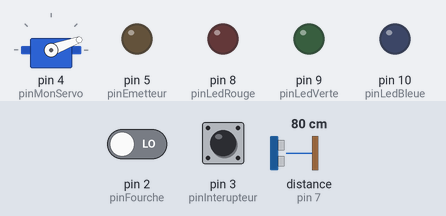
A sketch run on a simulated Arduino Uno, built with avr-gcc and run on an emulated ATmega328P. On the bench: servo, output pins drawn as LEDs (lit = HIGH). Wiring (inferred from the names in the program): ultrasonic range finder: trigger pin 6; echo pin 7. The inputs (shaded band) are chosen by the test bench; at power-on: distance to the obstacle (sensor on pin 7) 80 cm, pin 2 (pinFourche) LOW, pin 3 (pinInterupteur) LOW. The echo pulse lasts 58.3 µs per cm; pins used as bus, display or sensor lines are not drawn.

Above: at 1.2 s.
1.3 s: distance to the obstacle (sensor on pin 7) set to 12 cm
2.8 s: distance to the obstacle (sensor on pin 7) set to 9 cm
At 4.57 s:
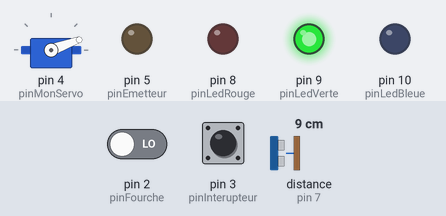
5.8 s: pin 2 (pinFourche) driven HIGH
At 6.71 s:
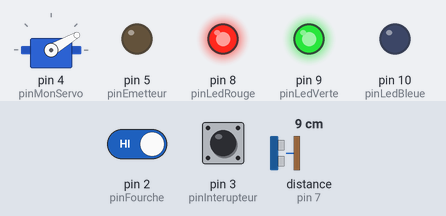
8.8 s: distance to the obstacle (sensor on pin 7) set to 18 cm
At 11.3 s:
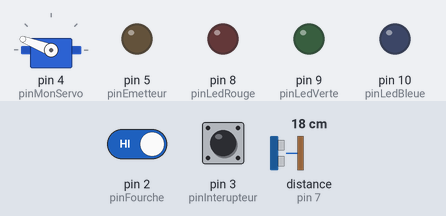
11.8 s: pin 3 (pinInterupteur) pulled HIGH for 0.25 s
At 12.0 s:
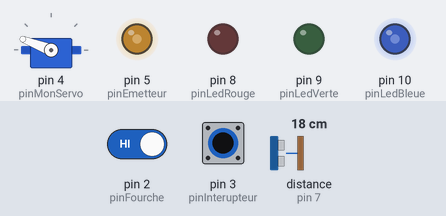
14.8 s: pin 2 (pinFourche) driven LOW
At 15.05 s:
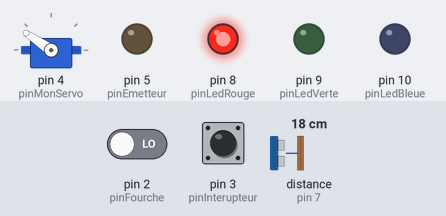
Timing chart, 0 to 18.8 s (numbered marks = the images above; inputs shaded):
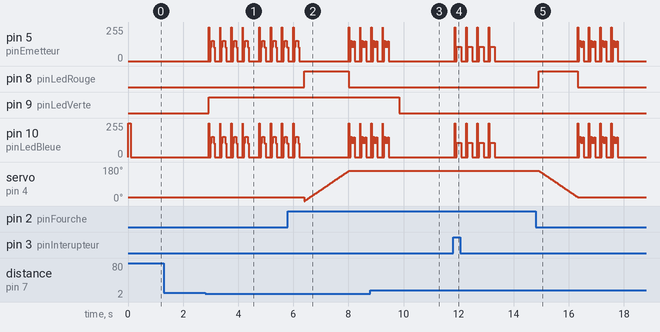

The sketch:

MaquetteV2.ino
```cpp
/* Mise en oeuvre des éléments suivants :
  - d'un détecteur optique
  - d'un servomoteur
  - d'un capteur ultrason
  - d'un bouton poussoir
  - d'un emetteur RF 433 MHz

   Fonctionnements :
A la détection d'un changement d'état sur le fourche optique (coupure du faisceau, libération du faisceau (utilisation d'une interruption))
le servo moteur s'actionne alternativement dans un sens ou dans l'autre. Lorsqu'il est en fonctionnement, la led rouge s'allume.

Lorsqu'une détection (de proximité) ultrason est réalisée, la led verte s'allume.

Lorsque l'interrupteur est appuyé (utilisation d'une interruption), un code est envoyé 4 fois sur la bande des 433 MHz.
Lorsque le code est envoyé, la led bleue s'allume.
*/

// pour utilisation du servomoteur
#include <Servo.h>

// Déclarations
///////////////
//création d'un nouveau servomoteur
Servo monServo;
const int pinMonServo = 4;
int angle;
int testDepartGarage=0;

// fourche optique
const int pinFourche = 2; // (interruption sur pin 2)
// info led détection fourche
int ledRouge = 0;
const int pinLedRouge = 8;

// capteur ultrason
const int pinTriggerUltrason=6;
const int pinEchoUltrason=7;
const unsigned long MEASURE_TIMEOUT = 2900UL; // temps correspondant à environ 10 cm à 340m/s
const float SOUND_SPEED = 340.0 / 1000;
const int DistanceMax = 10; // fixe la distance maximale de détection
boolean detection; // résultat de détection
const int pinLedVerte = 9;


// bouton
const int pinInterupteur = 3; // (interruption sur pin 3)
const int pinLedBleue = 10;
int ledBleue = 0;


// Emetteur 433 MHz
const int pinEmetteur = 5;
const char codebouton[]="1001001001001001"; //  code à  envoyer
const char codeultrason[]="1000110110110001"; //  code à  envoyer
const char codefourche[]="1001100110011001"; //  code à  envoyer
const int nbrepet=4; // nbre de répétition du code
const int tempsHaut1=10; // durée ms niveau haut pour un 1
const int tempsBas1=3; // durée ms niveau bas pour un 1
const int tempsHaut0=3; // durée ms niveau haut pour un 0
const int tempsBas0=10; // durée ms niveau bas pour un 0
const int tempsEntreRepetition=200; // durée ms niveau bas pour un 0
// Initialisations
///////////////
void setup()
{
    //on déclare l'entrée du servo connectée sur la broche 2
    monServo.attach(pinMonServo);
    // garage fermé au début
    monServo.write(20);

    // on déclare l'interuption détecteur fourche pour exécuter la fonction allumerLedRouge sur chaque changement
    attachInterrupt(digitalPinToInterrupt(pinFourche), allumerLedRouge, CHANGE );
    // on déclare la sortie led Rouge : elle s'allumera si le moteur fonctionne
    pinMode(pinLedRouge, OUTPUT);
    digitalWrite(pinLedRouge,LOW);

    // on déclare la sortie led verte : elle s'allumera si on détecte en ultrason
    pinMode(pinLedVerte, OUTPUT);
    digitalWrite(pinLedVerte,LOW);

    // détecteur ultrason
    pinMode(pinTriggerUltrason,OUTPUT);
    digitalWrite(pinTriggerUltrason, LOW); // mise à 0 à l'initialisation
    pinMode(pinEchoUltrason,INPUT);

    // on déclare l'interuption détecteur fourche pour exécuter la fonction allumerLedRouge sur chaque changement
    attachInterrupt(digitalPinToInterrupt(pinInterupteur), allumerLedBleue, CHANGE );
    // on déclare la sortie led Bleue : elle s'allumera si le moteur fonctionne
    pinMode(pinLedBleue, OUTPUT);
    digitalWrite(pinLedBleue,HIGH);
    // on déclare la sortie émetteur
    pinMode(pinEmetteur, OUTPUT);


    //on oublie pas de démarrer la liaison série ;-)
    Serial.begin(9600);
}

// Boucle sur instructions
///////////////
void loop() {
  //


  // test interruption sur capteur ultrason et allumage led verte
  detection = detectionUltrason(DistanceMax);
  if(detection){
    digitalWrite(pinLedVerte,HIGH);
    Emission(codeultrason);
  }
  else {
    digitalWrite(pinLedVerte,LOW);
  }

  // test interruption sur capteur optique et allumage led rouge
  if(testDepartGarage == 1) {
    if(ledRouge==0) {
      digitalWrite(pinLedRouge,HIGH);
      angleModif(160); // ouverture garage
      digitalWrite(pinLedRouge,LOW);
      testDepartGarage=0;
      Emission(codefourche);
    }
    else {
      digitalWrite(pinLedRouge,HIGH);
      angleModif(20); // fermeture garage
      digitalWrite(pinLedRouge,LOW);
      testDepartGarage=0;
      Emission(codefourche);
    }
  }

  // test interuption sur poussoir
  if(ledBleue==1) {
    Emission(codebouton); // émission du code
  }
  else {
    digitalWrite(pinLedBleue,LOW);
  }
  delay(100);
}


// fonctions de gestion des angles du servomoteur
void angleModif(int angleAttendu)
{
  if(angle < angleAttendu) {
    // on incrémente l'angle
    anglePlus(angleAttendu);
  }
  else if(angle > angleAttendu) {
    // on décrémente l'angle
    angleMoins(angleAttendu);
  }
}
void anglePlus(int angleAttendu)
{
  while(angle < angleAttendu)
  {
    monServo.write(angle++);
    delay(10);
    }
}
void angleMoins(int angleAttendu)
{
  while(angle > angleAttendu)
    {
      monServo.write(angle--);
      delay(10);
    }
}


// fonction d'interruption sur faisceau
// interuption sur changement : si cela change, on teste la valeur courante, ce qui permet
//   d'éviter les rebonds visuellement
void allumerLedRouge()
{
  testDepartGarage=1;
  if(digitalRead(pinFourche)==1){
    ledRouge=0;
  }
  else {
    ledRouge=1;
  }
}

// fonction d'interruption sur poussoir
// interuption sur changement : si cela change, on teste la valeur courante, ce qui permet
//   d'éviter les rebonds visuellement
void allumerLedBleue() {
  ledBleue=digitalRead(pinInterupteur)==1 ? 1:0;
}

// fonction détection par ultrason
boolean detectionUltrason(int DMax)
{
// TRIGGER PULSE
  boolean detect=false;
  // envoi d'un pulse
  digitalWrite(pinTriggerUltrason, HIGH);
  delayMicroseconds(10);
  digitalWrite(pinTriggerUltrason, LOW);
  // écoute de l'écho
  long measure = pulseIn(pinEchoUltrason, HIGH, MEASURE_TIMEOUT);
  //Serial.print("mesure de temps : ");
  //Serial.println(measure);
  float distance_mm = measure / 2.0 * SOUND_SPEED;
  delay(100);

  if(distance_mm >10 && distance_mm < DMax*10) {
    detect = true;
  }
  return detect;
}

// fonction qui permet d'émettre des niveaux vers l'emetteur 433 MHz
void Emission(const char* code)
{
  // code de 16 digits obligatoirement
  for(int j=0;j<nbrepet;j++) { // boucle pour nbrepet répétitions de l'émission
    for(int i=0;i<16;i++) { // boucle sur les 16 digits du code
      if(code[i]=='1') {
        // émission d'un "1"
        digitalWrite(pinEmetteur,HIGH);
        digitalWrite(pinLedBleue,HIGH);
        delay(tempsHaut1); // niveau HIGH pendant tempsHaut1 ms
        digitalWrite(pinEmetteur,LOW);
        digitalWrite(pinLedBleue,LOW);
        delay(tempsBas1); // niveau HIGH pendant tempsBas1 ms
      }
      else { // émission d'un "0"
        digitalWrite(pinEmetteur,HIGH);
        digitalWrite(pinLedBleue,HIGH);
        delay(tempsHaut0); // niveau HIGH pendant tempsHaut0 ms
        digitalWrite(pinEmetteur,LOW);
        digitalWrite(pinLedBleue,LOW);
        delay(tempsBas0); // niveau HIGH pendant tempsBas0 ms
      }
    }
    delay(tempsEntreRepetition); // attente tempsEntreRepetition ms entre deux émissions du code complet
  }
}
```

Measured:
- the behaviour switches between 11 and 10 cm on distance to the obstacle (sensor on pin 7) (found by bisection; images 0 and 1)
- after the input at 1.3 s, every drawn part: stays the same
- after the input at 2.8 s, pin 9 (pinLedVerte): LOW → HIGH after 0.13 s
- after the input at 5.8 s, pin 8 (pinLedRouge): LOW → HIGH after 0.60 s, → LOW 1.6 s later
- after the input at 8.8 s, pin 9 (pinLedVerte): HIGH → LOW after 1.0 s
- after the input at 11.8 s, pin 5 (pinEmetteur), pin 10 (pinLedBleue): 0/255 → 255/255 after 0.06 s, then repeats every 0.41 s: 0/255 0.05 s, 108/255 0.16 s, 0/255 0.18 s, 255/255 0.02 s, until it stays 0/255 from 13.3 s
- after the input at 14.8 s, pin 5 (pinEmetteur): 0/255 → 255/255 after 1.5 s, then repeats every 0.41 s: 0/255 0.05 s, 153/255 0.04 s, 108/255 0.08 s, 148/255 0.04 s, 0/255 0.18 s, 255/255 0.02 s, until it stays 0/255 from 17.8 s; pin 8 (pinLedRouge): LOW → HIGH after 0.11 s, → LOW 1.4 s later
